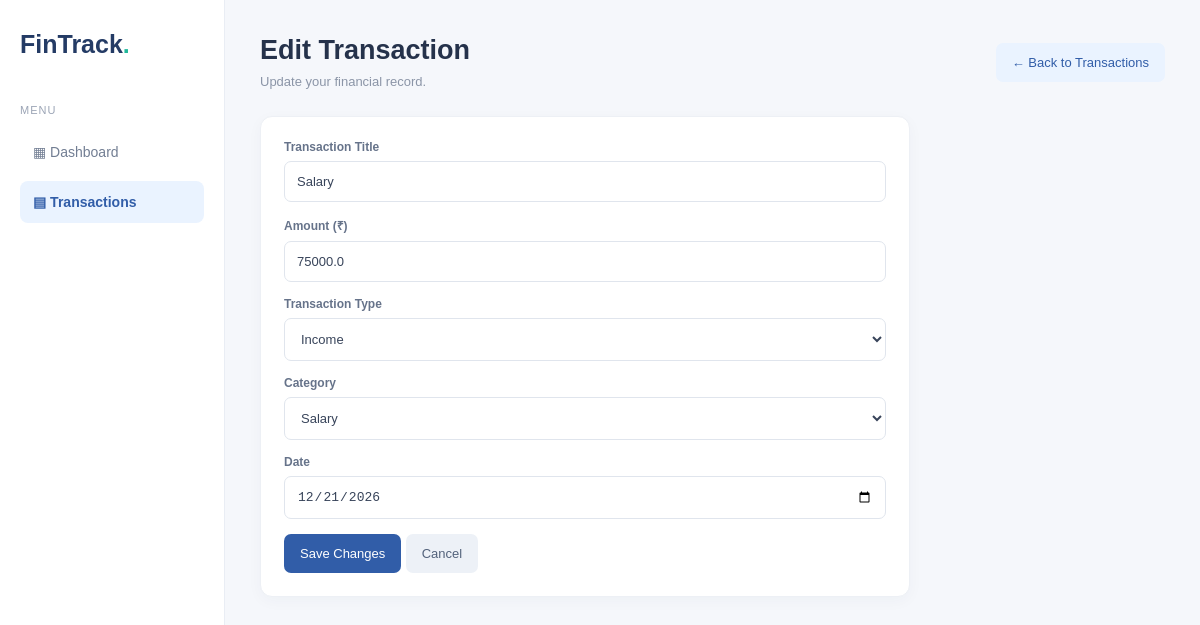
The page /edit/3 on the database its author committed.
### tables this page shows
CREATE TABLE transactions (
                id INTEGER PRIMARY KEY AUTOINCREMENT,
                title TEXT NOT NULL,
                amount REAL NOT NULL CHECK(amount > 0),
                category TEXT NOT NULL,
                transaction_type TEXT NOT NULL
                    CHECK(transaction_type IN ('Income', 'Expense')),
                transaction_date TEXT NOT NULL
            );

### app.py (the view, shortened to what this page needs)
@app.route("/edit/<int:transaction_id>", methods=["GET", "POST"])
def edit_transaction(transaction_id):
    with get_db() as conn:
        record = conn.execute("""
            SELECT * FROM transactions WHERE id = ?
        """, (transaction_id,)).fetchone()
        if record is None:
            return "Transaction not found", 404
    return render_template(
        "edit.html",
        record=record,
        income_categories=INCOME_CATEGORIES,
        expense_categories=EXPENSE_CATEGORIES
    )

### app.py (called while the page is built)
def get_db():
    conn = sqlite3.connect(DATABASE)
    conn.row_factory = sqlite3.Row
    return conn

### templates/edit.html (shortened to what this page needs)
<!DOCTYPE html>
<html lang="en">
<head>
    <link rel="stylesheet" href="{{ url_for('static', filename='style.css') }}">
</head>
<body>
<div class="layout">
    <aside class="sidebar">
        <h2>FinTrack<span>.</span></h2>
        <p class="side-label">MENU</p>
        <a href="{{ url_for('home') }}">▦ Dashboard</a>
        <a href="{{ url_for('transactions') }}" class="active">▤ Transactions</a>
    </aside>
    <main class="main-content">
        <header class="topbar">
            <div>
                <h1>Edit Transaction</h1>
                <p>Update your financial record.</p>
            </div>
            <a href="{{ url_for('transactions') }}" class="view-all">← Back to Transactions</a>
        </header>
        <section class="panel edit-panel">
            <form method="POST" class="transaction-form">
                <label>Transaction Title</label>
                <input type="text" name="title"
                       value="{{ record.title }}" maxlength="100" required>
                <label>Amount (₹)</label>
                <input type="number" name="amount"
                       value="{{ record.amount }}"
                       min="0.01" step="0.01" required>
                <label>Transaction Type</label>
                <select name="transaction_type" required>
                    <option value="Income"
                        {% if record.transaction_type == 'Income' %}selected{% endif %}>
                        Income
                    </option>
                </select>
                <label>Category</label>
                <select name="category" required>
                    {% for category in income_categories %}
                    <option value="{{ category }}"
                        {% if record.category == category %}selected{% endif %}>
                        {{ category }}
                    </option>
                    {% endfor %}
                </select>
                <label>Date</label>
                <input type="date" name="transaction_date"
                       value="{{ record.transaction_date }}" required>
                <button type="submit" class="primary-btn">Save Changes</button>
                <a href="{{ url_for('transactions') }}" class="reset-btn">
                    Cancel
                </a>
            </form>
        </section>
    </main>
</div>
</body>
</html>

### static/style.css (style rules this page uses)
* { margin: 0; padding: 0; box-sizing: border-box; }
body { font-family: Arial, sans-serif; background: #f5f7fb; color: #25324b; }
.layout { display: flex; min-height: 100vh; }
.sidebar { width: 225px; background: white; border-right: 1px solid #e9edf4; padding: 30px 20px; position: fixed; height: 100vh; display: flex; flex-direction: column; }
.sidebar h2 { color: #243b65; font-size: 25px; margin-bottom: 45px; }
.sidebar h2 span { color: #20b89a; }
.side-label { color: #9ba4b5; font-size: 11px; letter-spacing: 1px; margin-bottom: 15px; }
.sidebar a { color: #727e93; text-decoration: none; padding: 13px; border-radius: 8px; margin-bottom: 8px; font-size: 14px; }
.sidebar a.active { background: #eaf3ff; color: #315da8; font-weight: bold; }
.main-content { margin-left: 225px; width: calc(100% - 225px); padding: 35px; }
.topbar, .transaction-heading, .panel-heading { display: flex; justify-content: space-between; align-items: center; gap: 15px; }
.topbar { margin-bottom: 27px; }
.topbar h1 { font-size: 27px; margin-bottom: 8px; }
.topbar p, .transaction-heading p { color: #8b95a7; font-size: 13px; }
.summary-card, .panel { background: white; border: 1px solid #edf0f5; border-radius: 12px; padding: 23px; box-shadow: 0 4px 15px rgba(30, 50, 80, 0.035); }
.transaction-form label { display: block; font-size: 12px; font-weight: bold; color: #66738a; margin-bottom: 7px; }
.transaction-form input, .transaction-form select, .filter-form input, .filter-form select { width: 100%; padding: 12px; border: 1px solid #e0e5ed; border-radius: 7px; margin-bottom: 15px; background: white; color: #38445a; font-size: 13px; }
.primary-btn, .reset-btn, .view-all { display: inline-block; text-decoration: none; border: none; border-radius: 7px; padding: 12px 16px; cursor: pointer; font-size: 13px; }
.primary-btn { background: #315da8; color: white; }
.reset-btn { background: #edf1f7; color: #53627b; }
.view-all { background: #eaf3ff; color: #315da8; }
.edit-panel { max-width: 650px; }

### rows shown on the page
transactions: title "Salary", amount "75000.0", transaction_type "Income", category "Salary", transaction_date "12/21/2026"
